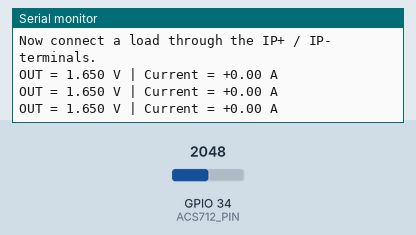
This sketch was run on a simulated ESP32. Shown: the last lines printed to the serial monitor. The test bench sets the inputs (shaded band); at power-on: GPIO 34 (ACS712_PIN) = 2048.

Above: at 1.2 s.
1.3 s: GPIO 34 (ACS712_PIN) set to 2866
At 2.0 s:
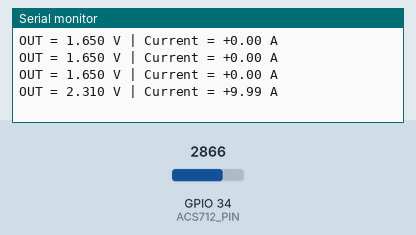
2.8 s: GPIO 34 (ACS712_PIN) set to 3603
At 2.8 s:
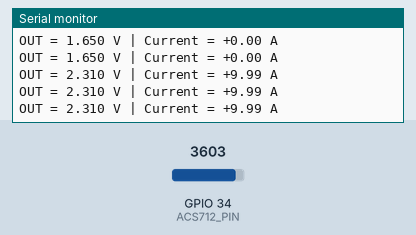
Timing chart, 0 to 5.8 s (numbered marks = the images above; inputs shaded):
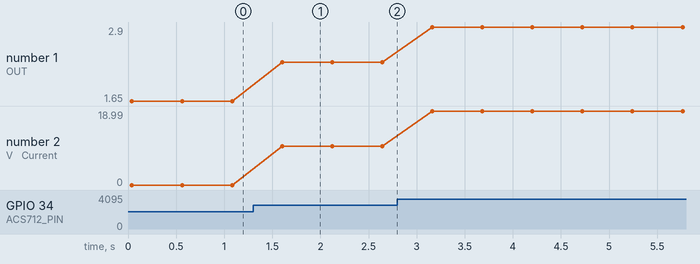

Measured:
- after the input at 1.3 s, the serial monitor: prints a new line after 0.30 s (image 1)
- plotted number 1: 1.65 → 2.31 after the input at 1.3 s, 2.31 → 2.9 after the input at 2.8 s
- plotted number 2: 0 → 9.99 after the input at 1.3 s, 9.99 → 18.99 after the input at 2.8 s

The sketch:

acs712_test.ino
```cpp
/**
 * ACS712 Test — 30 A hall-effect current sensor
 *
 * Wiring:
 *   VCC -> 3.3 V      (NOT 5 V — see note below)
 *   GND -> GND
 *   OUT -> GPIO34     (ADC1_CH6, input-only pin)
 *   IP+ / IP-  -> series with the load's positive wire (the big terminals)
 *
 * Why 3.3 V? The ESP32 ADC reads 0–3.3 V. At 5 V supply the sensor idles
 * at 2.5 V (out of range); at 3.3 V it idles at 1.65 V and stays inside
 * range for ±20 A. The ACS712 is isolated (hall-effect), so it safely
 * measures a high-current wire from a 3.3 V supply.
 *
 * Verify: Serial Monitor @ 115200 prints the zero offset first, then the
 * live current. With nothing connected through the terminals it should
 * read ~0 A (within ±0.5 A noise). Turn a fan/bulb through it to see a
 * real reading.
 *
 * Sensitivity: 30 A variant → 66 mV/A (20 A → 100 mV/A, 5 A → 185 mV/A).
 */

#define ACS712_PIN          34
#define ACS712_SENSITIVITY  0.066f   // V/A for the 30 A variant
#define SAMPLES             64

float zeroOffsetV = 1.65f;   // midpoint at 3.3 V supply

void setup() {
  Serial.begin(115200);

  // Calibrate zero-current offset (keep the load OFF during this read)
  zeroOffsetV = readAvgMv(ACS712_PIN) / 1000.0f;
  Serial.printf("Zero-current offset: %.3f V\n", zeroOffsetV);
  Serial.println(F("Now connect a load through the IP+ / IP- terminals."));
}

void loop() {
  float mv = readAvgMv(ACS712_PIN);
  float current = (mv / 1000.0f - zeroOffsetV) / ACS712_SENSITIVITY;
  Serial.printf("OUT = %.3f V | Current = %+.2f A\n", mv / 1000.0f, current);
  delay(500);
}

float readAvgMv(int pin) {
  long sum = 0;
  for (int i = 0; i < SAMPLES; i++) {
    sum += analogRead(pin);
    delayMicroseconds(200);
  }
  return (sum / (float)SAMPLES) * (3300.0f / 4095.0f);
}
```
